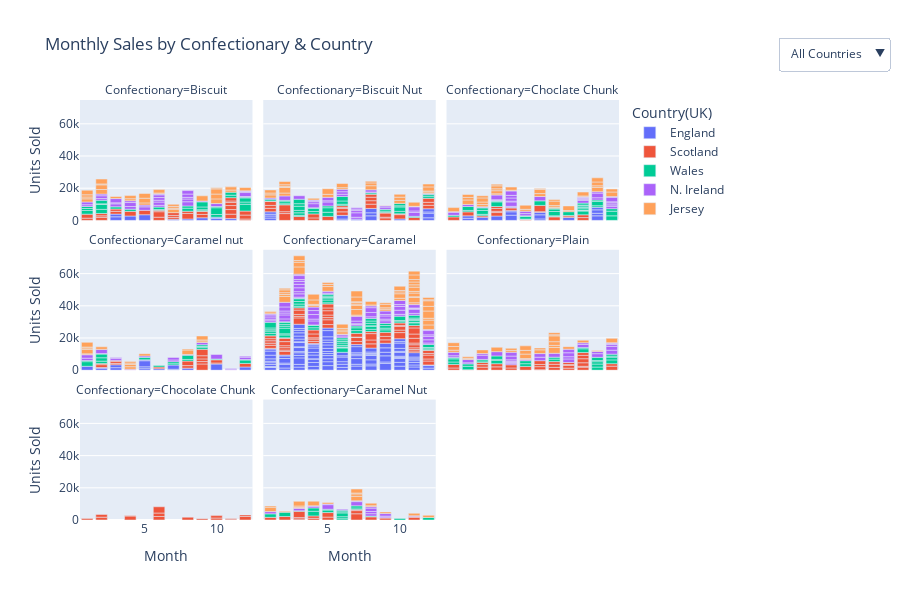

The cell this chart's notebook holds for it:
### Code cell
fig = px.bar(
    df,
    x="Month",
    y="Units Sold",
    color="Country(UK)",
    facet_col="Confectionary",
    facet_col_wrap=3,   # ✅ Wrap after 3 charts to avoid overlap
    title="Monthly Sales by Confectionary & Country"
)

# Rotate facet labels to avoid overlap
for annotation in fig.layout.annotations:
    annotation.textangle = 0

# Increase figure size for clarity
fig.update_layout(
    height=600,
    width=900,
    margin=dict(t=100),
    font=dict(size=12),
    updatemenus=[{
        "buttons": [
            {"method": "update", "label": "All Countries",
             "args": [{"visible": [True]*len(fig.data)}]},
            {"method": "update", "label": "England",
             "args": [{"visible": [trace.name == "England" for trace in fig.data]}]},
            {"method": "update", "label": "Scotland",
             "args": [{"visible": [trace.name == "Scotland" for trace in fig.data]}]},
            {"method": "update", "label": "Wales",
             "args": [{"visible": [trace.name == "Wales" for trace in fig.data]}]},
            {"method": "update", "label": "N. Ireland",
             "args": [{"visible": [trace.name == " N. Ireland" for trace in fig.data]}]},
            {"method": "update", "label": "Jersey",
             "args": [{"visible": [trace.name == "Jersey" for trace in fig.data]}]},
        ],
        "direction": "down",
        "x": 1.5,
        "y": 1.15,
        "showactive": True
    }]
)

fig.show()

### Figure 1 — Plotly figure (JSON) as saved in the notebook; plotly's stock layout.template omitted (floating-point values rounded to 4 significant figures)
{"data": [{"alignmentgroup": "True", "hovertemplate": "Country(UK)=England<br>Confectionary=Biscuit<br>Month=%{x}<br>Units Sold=%{y}<extra></extra>", "legendgroup": "England", "marker": {"color": "#636efa", "pattern": {"shape": ""}}, "name": "England", "offsetgroup": "England", "orientation": "v", "showlegend": true, "textposition": "auto", "type": "bar", "x": [11, 7, 10, 9, 3, 5, 10, 4, 3, 8], "xaxis": "x7", "y": [1118, 708, 1269, 1631, 2240, 3521, 707, 2734, 1659, 888], "yaxis": "y7"}, {"alignmentgroup": "True", "hovertemplate": "Country(UK)=England<br>Confectionary=Biscuit Nut<br>Month=%{x}<br>Units Sold=%{y}<extra></extra>", "legendgroup": "England", "marker": {"color": "#636efa", "pattern": {"shape": ""}}, "name": "England", "offsetgroup": "England", "orientation": "v", "showlegend": false, "textposition": "auto", "type": "bar", "x": [12, 1, 7, 1, 12, 6, 8, 8, 1, 12, 12, 8, 10, 1, 6], "xaxis": "x8", "y": [1619, 1445, 743, 1295, 2852, 831, 2844, 1884, 1094, 819, 1937, 2689, 923, 1496, 2300], "yaxis": "y8"}, {"alignmentgroup": "True", "hovertemplate": "Country(UK)=England<br>Confectionary=Choclate Chunk<br>Month=%{x}<br>Units Sold=%{y}<extra></extra>", "legendgroup": "England", "marker": {"color": "#636efa", "pattern": {"shape": ""}}, "name": "England", "offsetgroup": "England", "orientation": "v", "showlegend": false, "textposition": "auto", "type": "bar", "x": [3, 9, 2, 7, 4, 9, 11, 11, 5, 11, 7, 5, 7, 11, 2, 5], "xaxis": "x9", "y": [2001, 1817, 1326, 944, 2729, null, 2844, 1582, 3245, 2134, 2529, 2109, 1583, 1565, 1496, 866], "yaxis": "y9"}, {"alignmentgroup": "True", "hovertemplate": "Country(UK)=England<br>Confectionary=Caramel nut<br>Month=%{x}<br>Units Sold=%{y}<extra></extra>", "legendgroup": "England", "marker": {"color": "#636efa", "pattern": {"shape": ""}}, "name": "England", "offsetgroup": "England", "orientation": "v", "showlegend": false, "textposition": "auto", "type": "bar", "x": [6, 12, 10, 1, 5, 2, 5, 3, 7, 5, 5, 8, 2, 3, 7], "xaxis": "x4", "y": [923, 2009, 3851, 2431, 952, 1262, 1135, 1582, 598, 3794, 567, 1269, 384, 1808, 2632], "yaxis": "y4"}, {"alignmentgroup": "True", "hovertemplate": "Country(UK)=England<br>Confectionary=Caramel<br>Month=%{x}<br>Units Sold=%{y}<extra></extra>", "legendgroup": "England", "marker": {"color": "#636efa", "pattern": {"shape": ""}}, "name": "England", "offsetgroup": "England", "orientation": "v", "showlegend": false, "textposition": "auto", "type": "bar", "x": [4, 10, 1, 10, 12, 3, 5, 8, 6, 11, 9, 1, 4, 4, 3, 1, 8, 9, 4, 3, 10, 2, 8, 12, 3, 1, 5, 10, 3, 7, 3, 3, 8, 5, 5, 3, 10, 9, 10, 3, 11, 2, 4, 3, 4, 6, 8, 7, 3, 1, 10, 5, 11, 9, 7, 8, 9, 4, 1, 6, 11, 11, 5, 6, 2, 9, 3, 11, 6, 5, 4, 8, 1, 1, 3, 7, 4, 7, 11, 10, 2, 3, 10, 6, 1, 5, 2, 5, 5, 7, 10, 5, 5, 8, 4, 1, 3, 5, 4, 7, 2, 7, 12, 10, 3], "xaxis": "x5", "y": [292, 2518, 1817, 2363, 1295, 1916, 2852, 2729, 1774, 2009, 4251, 218, 2074, 2431, 1702, 257, 1094, 873, 2105, 4026, 2394, 1366, 2632, 1583, 1565, 1249, 2428, 700, 1614, 2559, 723, 2518, 2666, 1830, 1967, 488, 708, 3803, 2321, 2734, 1249, 2228, 200, 388, 2300, 1916, 552, 1135, 1645, 1118, 708, 1269, 1631, 2240, 3521, 707, 2734, 1659, 888, 1619, 1445, 743, 1295, 2852, 831, 2844, 1884, 1094, 819, 1937, 2689, 923, 1496, 2300, 2001, 1817, 1326, 944, 2729, 1874, 2844, 1582, 3245, 2134, 2529, 2109, 1583, 1565, 1496, 866, 923, 2009, 3851, 2431, 952, 1262, 1135, 1582, 598, 3794, 567, 1269, 384, 1808, 2632], "yaxis": "y5"}, {"alignmentgroup": "True", "hovertemplate": "Country(UK)=Scotland<br>Confectionary=Biscuit<br>Month=%{x}<br>Units Sold=%{y}<extra></extra>", "legendgroup": "Scotland", "marker": {"color": "#EF553B", "pattern": {"shape": ""}}, "name": "Scotland", "offsetgroup": "Scotland", "orientation": "v", "showlegend": true, "textposition": "auto", "type": "bar", "x": [11, 2, 2, 6, 11, 9, 12, 2, 6, 7, 1, 1, 3, 11, 5, 11, 11, 9, 4, 11, 6, 3, 8, 7, 8, 12, 7, 12], "xaxis": "x7", "y": [2750, 1899, 941, 1988, 2876, 2072, 853, 1433, 3422, 1190, 1393, 2475, 1731, 2475, 2750, 1899, 941, 1988, 2876, 2072, 853, 1433, 3422, 1190, 1393, 2475, 1731, 2475], "yaxis": "y7"}, {"alignmentgroup": "True", "hovertemplate": "Country(UK)=Scotland<br>Confectionary=Biscuit Nut<br>Month=%{x}<br>Units Sold=%{y}<extra></extra>", "legendgroup": "Scotland", "marker": {"color": "#EF553B", "pattern": {"shape": ""}}, "name": "Scotland", "offsetgroup": "Scotland", "orientation": "v", "showlegend": false, "textposition": "auto", "type": "bar", "x": [6, 10, 12, 2, 12, 9, 5, 9, 1, 10, 3, 9, 1, 2, 6, 8, 8, 2, 11, 4, 12, 9, 8, 6, 4, 1, 8, 6], "xaxis": "x8", "y": [2178, 2671, 2155, 4244, 1865, 1563, 2487, 448, 2181, 490, 2441, 2522, 1790, 1174, 2178, 2671, 2155, 4244, 1865, 1563, 2487, 448, 2181, 490, 2441, 2522, 1790, 1174], "yaxis": "y8"}, {"alignmentgroup": "True", "hovertemplate": "Country(UK)=Scotland<br>Confectionary=Choclate Chunk<br>Month=%{x}<br>Units Sold=%{y}<extra></extra>", "legendgroup": "Scotland", "marker": {"color": "#EF553B", "pattern": {"shape": ""}}, "name": "Scotland", "offsetgroup": "Scotland", "orientation": "v", "showlegend": false, "textposition": "auto", "type": "bar", "x": [8, 4, 4, 10, 3, 1, 2, 4, 9, 6, 7, 4, 10, 7, 5, 9], "xaxis": "x9", "y": [2178, 2151, 787, 1744, 866, 2177, 2487, 1739, 959, 575, 381, 1227, 1734, 3875, 1491, 293], "yaxis": "y9"}, {"alignmentgroup": "True", "hovertemplate": "Country(UK)=Scotland<br>Confectionary=Caramel nut<br>Month=%{x}<br>Units Sold=%{y}<extra></extra>", "legendgroup": "Scotland", "marker": {"color": "#EF553B", "pattern": {"shape": ""}}, "name": "Scotland", "offsetgroup": "Scotland", "orientation": "v", "showlegend": false, "textposition": "auto", "type": "bar", "x": [2, 10, 9, 6, 12, 8, 9, 9, 9, 10, 2, 3, 9, 3, 8, 3], "xaxis": "x4", "y": [1804, 639, 3864, 1055, 2177, 1579, 1496, 1659, 1976, 1967, 639, 853, 3998, 1190, 2826, 663], "yaxis": "y4"}, {"alignmentgroup": "True", "hovertemplate": "Country(UK)=Scotland<br>Confectionary=Caramel<br>Month=%{x}<br>Units Sold=%{y}<extra></extra>", "legendgroup": "Scotland", "marker": {"color": "#EF553B", "pattern": {"shape": ""}}, "name": "Scotland", "offsetgroup": "Scotland", "orientation": "v", "showlegend": false, "textposition": "auto", "type": "bar", "x": [3, 2, 11, 2, 5, 11, 11, 12, 11, 12, 5, 4, 12, 8, 10, 2, 1, 9, 10, 2, 5, 7, 2, 8, 7, 5, 5, 4, 5, 7, 8, 7, 12, 4, 9, 3, 11, 5, 1, 8, 11, 1, 10, 11, 11, 1, 10, 2, 11, 3, 1, 12, 9, 4, 4, 10, 3, 3, 1, 2], "xaxis": "x5", "y": [3945, 2296, 1030, 787, 2155, 918, 1055, 2435, 1901, 1287, 2988, 1303, 2385, 2620, 3801, 1496, 448, 2101, 1535, 1227, 1324, 1954, 2532, 2426, 2441, 1594, 2696, 1393, 1731, 293, 3945, 2296, 1030, 787, 2155, 918, 1055, 2435, 1901, 1287, 2988, 1303, 2385, 2620, 3801, 1496, 448, 2101, 1535, 1227, 1324, 1954, 2532, 2426, 2441, 1594, 2696, 1393, 1731, 293], "yaxis": "y5"}, {"alignmentgroup": "True", "hovertemplate": "Country(UK)=Scotland<br>Confectionary=Plain<br>Month=%{x}<br>Units Sold=%{y}<extra></extra>", "legendgroup": "Scotland", "marker": {"color": "#EF553B", "pattern": {"shape": ""}}, "name": "Scotland", "offsetgroup": "Scotland", "orientation": "v", "showlegend": false, "textposition": "auto", "type": "bar", "x": [10, 1, 3, 10, 9, 5, 6, 5, 10, 10, 3, 9, 4, 8, 7, 7, 3, 8, 9, 9, 7, 7, 4, 1, 12, 12, 8, 10, 10, 2], "xaxis": "x6", "y": [1899, 1376, 1901, 544, 1287, 1385, 2342, 1976, 2181, 2501, 1562, 1666, 2072, 1773, 293, 1899, 1376, 1901, 544, 1287, 1385, 2342, 1976, 2181, 2501, 1562, 1666, 2072, 1773, 293], "yaxis": "y6"}, {"alignmentgroup": "True", "hovertemplate": "Country(UK)=Scotland<br>Confectionary=Chocolate Chunk<br>Month=%{x}<br>Units Sold=%{y}<extra></extra>", "legendgroup": "Scotland", "marker": {"color": "#EF553B", "pattern": {"shape": ""}}, "name": "Scotland", "offsetgroup": "Scotland", "orientation": "v", "showlegend": false, "textposition": "auto", "type": "bar", "x": [6, 6, 9, 2, 1, 12, 4, 8, 12, 11, 11, 10, 2, 6, 10, 4], "xaxis": "x", "y": [2178, 2151, 787, 1744, 866, 2177, 2487, 1739, 959, 575, 381, 1227, 1734, 3875, 1491, 293], "yaxis": "y"}, {"alignmentgroup": "True", "hovertemplate": "Country(UK)=Scotland<br>Confectionary=Caramel Nut<br>Month=%{x}<br>Units Sold=%{y}<extra></extra>", "legendgroup": "Scotland", "marker": {"color": "#EF553B", "pattern": {"shape": ""}}, "name": "Scotland", "offsetgroup": "Scotland", "orientation": "v", "showlegend": false, "textposition": "auto", "type": "bar", "x": [5, 3, 7, 4, 2, 11, 4, 1, 7, 8, 7, 3, 3, 9, 5, 11], "xaxis": "x2", "y": [1804, 639, 3864, 1055, 2177, 1579, 1496, 1659, 1976, 1967, 639, 853, 3998, 1190, 2826, 663], "yaxis": "y2"}, {"alignmentgroup": "True", "hovertemplate": "Country(UK)=Wales<br>Confectionary=Biscuit<br>Month=%{x}<br>Units Sold=%{y}<extra></extra>", "legendgroup": "Wales", "marker": {"color": "#00cc96", "pattern": {"shape": ""}}, "name": "Wales", "offsetgroup": "Wales", "orientation": "v", "showlegend": true, "textposition": "auto", "type": "bar", "x": [12, 10, 9, 1, 8, 8, 1, 3, 11, 9, 2, 6, 2, 10, 9, 2, 2, 11, 4, 1, 12, 6, 10, 12, 12, 9], "xaxis": "x7", "y": [4220, 1686, 259, 2276, 1907, 1350, 1250, 1366, 1520, 711, 2574, 472, 3165, 4220, 1686, 259, 2276, 1907, 1350, 1250, 1366, 1520, 711, 2574, 472, 3165], "yaxis": "y7"}, {"alignmentgroup": "True", "hovertemplate": "Country(UK)=Wales<br>Confectionary=Biscuit Nut<br>Month=%{x}<br>Units Sold=%{y}<extra></extra>", "legendgroup": "Wales", "marker": {"color": "#00cc96", "pattern": {"shape": ""}}, "name": "Wales", "offsetgroup": "Wales", "orientation": "v", "showlegend": false, "textposition": "auto", "type": "bar", "x": [12, 6, 4, 5, 3, 6, 12, 2, 3, 9, 5, 1, 10, 10, 9, 2, 8, 3, 3, 10, 4, 5, 11, 3, 2, 6, 4, 10, 3, 1], "xaxis": "x8", "y": [1321, 888, 1513, 2580, 689, 2021, 1116, 663, 1580, 792, 2811, 280, 1513, 2767, 1085, 1321, 888, 1513, 2580, 689, 2021, 1116, 663, 1580, 792, 2811, 280, 1513, 2767, 1085], "yaxis": "y8"}, {"alignmentgroup": "True", "hovertemplate": "Country(UK)=Wales<br>Confectionary=Choclate Chunk<br>Month=%{x}<br>Units Sold=%{y}<extra></extra>", "legendgroup": "Wales", "marker": {"color": "#00cc96", "pattern": {"shape": ""}}, "name": "Wales", "offsetgroup": "Wales", "orientation": "v", "showlegend": false, "textposition": "auto", "type": "bar", "x": [7, 3, 6, 11, 4, 6, 3, 10, 8, 11, 2, 10, 3, 10, 4, 10, 10, 12, 11, 8, 1, 12, 12, 2, 9, 6, 8, 10, 5, 8, 3, 10, 10, 8], "xaxis": "x9", "y": [2838, 888, 263, 986, 2877, 1570, 2479, 2338, 422, 2659, 880, 360, 1531, 280, 492, 1175, 552, 2838, 888, 263, 986, 2877, 1570, 2479, 2338, 422, 2659, 880, 360, 1531, 280, 492, 1175, 552], "yaxis": "y9"}, {"alignmentgroup": "True", "hovertemplate": "Country(UK)=Wales<br>Confectionary=Caramel nut<br>Month=%{x}<br>Units Sold=%{y}<extra></extra>", "legendgroup": "Wales", "marker": {"color": "#00cc96", "pattern": {"shape": ""}}, "name": "Wales", "offsetgroup": "Wales", "orientation": "v", "showlegend": false, "textposition": "auto", "type": "bar", "x": [12, 8, 2, 1, 7, 7, 5, 6, 2, 2, 9, 1, 9, 12, 8, 10, 9], "xaxis": "x4", "y": [2161, 1006, 1545, 2877, 807, 1250, 1530, 1001, 2087, 2338, 1307, 681, 510, 241, 2665, 472, 1013], "yaxis": "y4"}, {"alignmentgroup": "True", "hovertemplate": "Country(UK)=Wales<br>Confectionary=Caramel<br>Month=%{x}<br>Units Sold=%{y}<extra></extra>", "legendgroup": "Wales", "marker": {"color": "#00cc96", "pattern": {"shape": ""}}, "name": "Wales", "offsetgroup": "Wales", "orientation": "v", "showlegend": false, "textposition": "auto", "type": "bar", "x": [3, 12, 9, 5, 2, 2, 1, 7, 10, 8, 4, 7, 2, 2, 2, 1, 11, 8, 11, 8, 3, 8, 1, 6, 6, 12, 6, 11, 9, 1, 6, 12, 4, 10, 5, 11, 3, 3, 11, 8, 2, 11, 1, 5, 7, 6, 9, 12, 5, 2, 9, 8, 5, 10, 3, 6, 4, 5, 6, 6], "xaxis": "x5", "y": [1006, 367, 1513, 747, 1728, 689, 1570, 1706, 795, 1415, 1372, 1743, 3513, 1259, 1095, 1366, 1598, 1934, 360, 241, 1359, 1531, 807, 2708, 357, 1013, 278, 1158, 1085, 1175, 1006, 367, 1513, 747, 1728, 689, 1570, 1706, 795, 1415, 1372, 1743, 3513, 1259, 1095, 1366, 1598, 1934, 360, 241, 1359, 1531, 807, 2708, 357, 1013, 278, 1158, 1085, 1175], "yaxis": "y5"}, {"alignmentgroup": "True", "hovertemplate": "Country(UK)=Wales<br>Confectionary=Plain<br>Month=%{x}<br>Units Sold=%{y}<extra></extra>", "legendgroup": "Wales", "marker": {"color": "#00cc96", "pattern": {"shape": ""}}, "name": "Wales", "offsetgroup": "Wales", "orientation": "v", "showlegend": false, "textposition": "auto", "type": "bar", "x": [3, 8, 2, 11, 6, 11, 4, 12, 11, 4, 11, 10, 8, 3, 1, 4, 1, 12, 6, 11, 10, 2, 12, 10, 1, 12], "xaxis": "x6", "y": [921, 1545, 2146, 1958, 1706, 1859, 2021, 2342, 1460, 645, 711, null, 1199, 921, 1545, 2146, 1958, 1706, 1859, 2021, 2342, 1460, 645, 711, 766, 1199], "yaxis": "y6"}, {"alignmentgroup": "True", "hovertemplate": "Country(UK)=Wales<br>Confectionary=Caramel Nut<br>Month=%{x}<br>Units Sold=%{y}<extra></extra>", "legendgroup": "Wales", "marker": {"color": "#00cc96", "pattern": {"shape": ""}}, "name": "Wales", "offsetgroup": "Wales", "orientation": "v", "showlegend": false, "textposition": "auto", "type": "bar", "x": [1, 10, 12, 4, 6, 6, 5, 7, 4, 6, 7, 6, 5, 3, 2, 8, 6], "xaxis": "x2", "y": [2161, 1006, 1545, 2877, 807, 1250, 1530, 1001, 2087, 2338, 1307, 681, 510, 241, 2665, 472, 1013], "yaxis": "y2"}, {"alignmentgroup": "True", "hovertemplate": "Country(UK)=N. Ireland<br>Confectionary=Biscuit<br>Month=%{x}<br>Units Sold=%{y}<extra></extra>", "legendgroup": "N. Ireland", "marker": {"color": "#ab63fa", "pattern": {"shape": ""}}, "name": "N. Ireland", "offsetgroup": "N. Ireland", "orientation": "v", "showlegend": true, "textposition": "auto", "type": "bar", "x": [1, 3, 2, 2, 6, 4, 4, 3, 1, 2, 6, 8, 5, 12, 9, 6, 10, 5, 6, 4, 6, 12, 12, 8, 8, 8, 3, 8, 12, 6], "xaxis": "x7", "y": [1101, 1865, 1074, 1683, 1123, 1679, 2460, 635, 1694, 1038, 2039, 2629, 2157, 410, 546, 1101, 1865, 1074, 1683, 1123, 1679, 2460, 635, 1694, 1038, 2039, 2629, 2157, 410, 546], "yaxis": "y7"}, {"alignmentgroup": "True", "hovertemplate": "Country(UK)=N. Ireland<br>Confectionary=Biscuit Nut<br>Month=%{x}<br>Units Sold=%{y}<extra></extra>", "legendgroup": "N. Ireland", "marker": {"color": "#ab63fa", "pattern": {"shape": ""}}, "name": "N. Ireland", "offsetgroup": "N. Ireland", "orientation": "v", "showlegend": false, "textposition": "auto", "type": "bar", "x": [5, 7, 6, 7, 8, 5, 6, 7, 12, 7, 3, 4, 7, 11, 4, 9, 2, 4, 1, 6, 8, 4, 11, 5, 11, 9], "xaxis": "x8", "y": [2470, 1210, 1397, 2791, 562, 727, 1540, 1362, 521, 886, 2156, 2579, 801, 2470, 1210, 1397, 2791, 562, 727, 1540, 1362, 521, 886, 2156, 2579, 801], "yaxis": "y8"}, {"alignmentgroup": "True", "hovertemplate": "Country(UK)=N. Ireland<br>Confectionary=Choclate Chunk<br>Month=%{x}<br>Units Sold=%{y}<extra></extra>", "legendgroup": "N. Ireland", "marker": {"color": "#ab63fa", "pattern": {"shape": ""}}, "name": "N. Ireland", "offsetgroup": "N. Ireland", "orientation": "v", "showlegend": false, "textposition": "auto", "type": "bar", "x": [11, 5, 1, 10, 7, 12, 5, 12, 5, 4, 10, 3, 10, 12, 11, 6, 12, 5, 5, 12, 6, 5, 11, 4, 1, 10, 10, 12, 2, 4], "xaxis": "x9", "y": [1397, 662, 1916, 1642, 2689, 1498, 2747, 877, 521, 341, 641, 432, 554, 1233, 2903, 1397, 662, 1916, 1642, 2689, 1498, 2747, 877, 521, 341, 641, 432, 554, 1233, 2903], "yaxis": "y9"}, {"alignmentgroup": "True", "hovertemplate": "Country(UK)=N. Ireland<br>Confectionary=Caramel nut<br>Month=%{x}<br>Units Sold=%{y}<extra></extra>", "legendgroup": "N. Ireland", "marker": {"color": "#ab63fa", "pattern": {"shape": ""}}, "name": "N. Ireland", "offsetgroup": "N. Ireland", "orientation": "v", "showlegend": false, "textposition": "auto", "type": "bar", "x": [1, 8, 7, 10, 12, 3, 4, 12, 2, 1, 2, 9, 5, 11, 3, 7, 11], "xaxis": "x4", "y": [1493, 362, 1084, 2861, 1498, 1333, 609, 635, 245, 2110, 2628, 1395, 905, 604, 410, 1575, 500], "yaxis": "y4"}, {"alignmentgroup": "True", "hovertemplate": "Country(UK)=N. Ireland<br>Confectionary=Caramel<br>Month=%{x}<br>Units Sold=%{y}<extra></extra>", "legendgroup": "N. Ireland", "marker": {"color": "#ab63fa", "pattern": {"shape": ""}}, "name": "N. Ireland", "offsetgroup": "N. Ireland", "orientation": "v", "showlegend": false, "textposition": "auto", "type": "bar", "x": [1, 12, 4, 2, 3, 8, 3, 11, 8, 9, 4, 2, 8, 3, 11, 3, 9, 11, 6, 12, 7, 12, 6, 3, 2, 2, 7, 11, 2, 4, 1, 12, 4, 3, 5, 8, 11, 3, 12, 7, 10, 3, 7, 1, 10, 10, 5, 12, 10, 9, 3, 4, 9, 9, 5, 1, 1, 6, 10, 2], "xaxis": "x5", "y": [974, 883, 2472, 1823, 662, 1084, 2031, 1138, 2689, 1607, 1114, 2460, 2993, 1362, 2565, 2417, 1038, 591, 1122, 1984, 886, 2156, 905, 2150, 1197, 1233, 571, 260, 2535, 2851, 974, 883, 2472, 1823, 662, 1084, 2031, 1138, 2689, 1607, 1114, 2460, 2993, 1362, 2565, 2417, null, 591, 1122, 1984, 886, 2156, 905, 2150, 1197, 1233, 571, 260, 2535, 2851], "yaxis": "y5"}, {"alignmentgroup": "True", "hovertemplate": "Country(UK)=N. Ireland<br>Confectionary=Plain<br>Month=%{x}<br>Units Sold=%{y}<extra></extra>", "legendgroup": "N. Ireland", "marker": {"color": "#ab63fa", "pattern": {"shape": ""}}, "name": "N. Ireland", "offsetgroup": "N. Ireland", "orientation": "v", "showlegend": false, "textposition": "auto", "type": "bar", "x": [12, 5, 9, 6, 10, 1, 10, 12, 7, 8, 3, 5, 7, 5, 9, 9, 5, 9, 2, 2, 12, 3, 5, 1, 5, 4, 12, 11, 12, 11], "xaxis": "x6", "y": [2470, 958, 2214, 690, 2031, 1138, 980, 2340, 2157, 2420, 2661, 604, 2255, 546, 1368, 2470, 958, 2214, 690, 2031, 1138, 980, 2340, 2157, 2420, 2661, 604, 2255, 546, 1368], "yaxis": "y6"}, {"alignmentgroup": "True", "hovertemplate": "Country(UK)=N. Ireland<br>Confectionary=Caramel Nut<br>Month=%{x}<br>Units Sold=%{y}<extra></extra>", "legendgroup": "N. Ireland", "marker": {"color": "#ab63fa", "pattern": {"shape": ""}}, "name": "N. Ireland", "offsetgroup": "N. Ireland", "orientation": "v", "showlegend": false, "textposition": "auto", "type": "bar", "x": [3, 11, 4, 5, 8, 8, 6, 9, 4, 8, 7, 1, 8, 9, 5, 9, 7], "xaxis": "x2", "y": [1493, 362, 1084, 2861, 1498, 1333, 609, 635, 245, 2110, 2628, 1395, 905, 604, 410, 1575, 500], "yaxis": "y2"}, {"alignmentgroup": "True", "hovertemplate": "Country(UK)=Jersey<br>Confectionary=Biscuit<br>Month=%{x}<br>Units Sold=%{y}<extra></extra>", "legendgroup": "Jersey", "marker": {"color": "#FFA15A", "pattern": {"shape": ""}}, "name": "Jersey", "offsetgroup": "Jersey", "orientation": "v", "showlegend": true, "textposition": "auto", "type": "bar", "x": [1, 7, 1, 7, 4, 1, 11, 10, 11, 6, 10, 10, 11, 2, 2, 4, 6, 7, 10, 7, 5, 3, 5, 12, 2, 2, 9, 10, 1, 5], "xaxis": "x7", "y": [1953, 2141, 1143, 615, 1236, 1372, 1282, 2907, 2071, 579, 2993, 3200, 270, 2844, 2914, 1953, 2141, 1143, 615, 1236, 1372, 1282, 2907, 2071, 579, 2993, 3200, 270, 2844, 2914], "yaxis": "y7"}, {"alignmentgroup": "True", "hovertemplate": "Country(UK)=Jersey<br>Confectionary=Biscuit Nut<br>Month=%{x}<br>Units Sold=%{y}<extra></extra>", "legendgroup": "Jersey", "marker": {"color": "#FFA15A", "pattern": {"shape": ""}}, "name": "Jersey", "offsetgroup": "Jersey", "orientation": "v", "showlegend": false, "textposition": "auto", "type": "bar", "x": [10, 8, 1, 11, 12, 12, 1, 10, 2, 2, 12, 8, 8, 5, 11, 1, 9, 6, 2, 2, 2, 12, 5, 6, 10, 4], "xaxis": "x8", "y": [1858, 2529, 1947, 274, 991, 570, 1118, 2030, 1761, 3446, 2567, 1743, 1010, 1858, 2529, 1947, 274, 991, 570, 1118, 2030, 1761, 3446, 2567, 1743, 1010], "yaxis": "y8"}, {"alignmentgroup": "True", "hovertemplate": "Country(UK)=Jersey<br>Confectionary=Choclate Chunk<br>Month=%{x}<br>Units Sold=%{y}<extra></extra>", "legendgroup": "Jersey", "marker": {"color": "#FFA15A", "pattern": {"shape": ""}}, "name": "Jersey", "offsetgroup": "Jersey", "orientation": "v", "showlegend": false, "textposition": "auto", "type": "bar", "x": [4, 12, 11, 8, 6, 5, 4, 3, 12, 2, 3, 11, 11, 3, 1, 8, 7, 9, 9, 7, 10, 4, 7, 5, 3, 4, 8, 2, 8, 10, 11, 6, 4, 2], "xaxis": "x9", "y": [727, 2844, 2663, 570, 1153, 437, 1956, 1352, 1867, 2807, 1579, 986, 2387, 2567, 2541, 1010, 1806, 727, 2844, 2663, 570, 1153, 437, 1956, 1352, 1867, 2807, 1579, 986, 2387, 2567, 2541, 1010, 1806], "yaxis": "y9"}, {"alignmentgroup": "True", "hovertemplate": "Country(UK)=Jersey<br>Confectionary=Caramel nut<br>Month=%{x}<br>Units Sold=%{y}<extra></extra>", "legendgroup": "Jersey", "marker": {"color": "#FFA15A", "pattern": {"shape": ""}}, "name": "Jersey", "offsetgroup": "Jersey", "orientation": "v", "showlegend": false, "textposition": "auto", "type": "bar", "x": [8, 4, 4, 1, 8, 1, 1, 11, 1, 5, 1, 4, 2, 9, 9, 9, 4], "xaxis": "x4", "y": [2821, 1566, 1465, 555, 602, 2832, 861, null, 547, 1372, 2907, 790, 1596, 986, 606, 2460, 914], "yaxis": "y4"}, {"alignmentgroup": "True", "hovertemplate": "Country(UK)=Jersey<br>Confectionary=Caramel<br>Month=%{x}<br>Units Sold=%{y}<extra></extra>", "legendgroup": "Jersey", "marker": {"color": "#FFA15A", "pattern": {"shape": ""}}, "name": "Jersey", "offsetgroup": "Jersey", "orientation": "v", "showlegend": false, "textposition": "auto", "type": "bar", "x": [11, 6, 3, 7, 12, 9, 10, 3, 11, 3, 11, 12, 11, 11, 8, 9, 11, 9, 12, 1, 2, 10, 4, 7, 11, 7, 11, 5, 2, 1, 10, 11, 12, 7, 11, 7, 5, 12, 12, 6, 7, 7, 11, 9, 12, 10, 10, 8, 2, 4, 7, 4, 6, 4, 12, 6, 2, 3, 5, 2], "xaxis": "x5", "y": [1143, 1514, 4493, 727, 2905, 1142, 1370, 2918, 3450, 1056, 274, 2992, 2327, 991, 602, 861, 2663, 2198, 1153, 678, 3675, 2797, 973, 3495, 1439, 2641, 1767, 2914, 1177, 914, 1143, 1514, 4493, 727, 2905, 1142, 1370, 2918, 3450, 1056, 274, 2992, 2327, 991, 602, 861, 2663, 2198, 1153, 678, 3675, 2797, 973, 3495, 1439, 2641, 1767, 2914, 1177, 914], "yaxis": "y5"}, {"alignmentgroup": "True", "hovertemplate": "Country(UK)=Jersey<br>Confectionary=Plain<br>Month=%{x}<br>Units Sold=%{y}<extra></extra>", "legendgroup": "Jersey", "marker": {"color": "#FFA15A", "pattern": {"shape": ""}}, "name": "Jersey", "offsetgroup": "Jersey", "orientation": "v", "showlegend": false, "textposition": "auto", "type": "bar", "x": [6, 3, 5, 10, 8, 4, 8, 6, 7, 6, 2, 7, 1, 11, 8, 7, 9, 8, 12, 5, 6, 1, 1, 8, 2, 8], "xaxis": "x6", "y": [615, 2301, 1142, 1566, 3627, 2723, 1282, 2797, 2328, 2313, 677, null, 1298, 615, 2301, 1142, 1566, 3627, 2723, 1282, 2797, 2328, 2313, 677, 983, 1298], "yaxis": "y6"}, {"alignmentgroup": "True", "hovertemplate": "Country(UK)=Jersey<br>Confectionary=Caramel Nut<br>Month=%{x}<br>Units Sold=%{y}<extra></extra>", "legendgroup": "Jersey", "marker": {"color": "#FFA15A", "pattern": {"shape": ""}}, "name": "Jersey", "offsetgroup": "Jersey", "orientation": "v", "showlegend": false, "textposition": "auto", "type": "bar", "x": [7, 11, 7, 8, 3, 4, 3, 1, 7, 12, 3, 1, 8, 9, 2, 7, 5], "xaxis": "x2", "y": [2821, 1566, 1465, 555, 602, 2832, 861, 2755, 547, 1372, 2907, 790, 1596, 986, 606, 2460, 914], "yaxis": "y2"}], "layout": {"annotations": [{"font": {}, "showarrow": false, "text": "Confectionary=Chocolate Chunk", "textangle": 0, "x": 0.16, "xanchor": "center", "xref": "paper", "y": 0.2867, "yanchor": "bottom", "yref": "paper"}, {"font": {}, "showarrow": false, "text": "Confectionary=Caramel Nut", "textangle": 0, "x": 0.5, "xanchor": "center", "xref": "paper", "y": 0.2867, "yanchor": "bottom", "yref": "paper"}, {"font": {}, "showarrow": false, "text": "Confectionary=Caramel nut", "textangle": 0, "x": 0.16, "xanchor": "center", "xref": "paper", "y": 0.6433, "yanchor": "bottom", "yref": "paper"}, {"font": {}, "showarrow": false, "text": "Confectionary=Caramel", "textangle": 0, "x": 0.5, "xanchor": "center", "xref": "paper", "y": 0.6433, "yanchor": "bottom", "yref": "paper"}, {"font": {}, "showarrow": false, "text": "Confectionary=Plain", "textangle": 0, "x": 0.84, "xanchor": "center", "xref": "paper", "y": 0.6433, "yanchor": "bottom", "yref": "paper"}, {"font": {}, "showarrow": false, "text": "Confectionary=Biscuit", "textangle": 0, "x": 0.16, "xanchor": "center", "xref": "paper", "y": 1.0, "yanchor": "bottom", "yref": "paper"}, {"font": {}, "showarrow": false, "text": "Confectionary=Biscuit Nut", "textangle": 0, "x": 0.5, "xanchor": "center", "xref": "paper", "y": 1.0, "yanchor": "bottom", "yref": "paper"}, {"font": {}, "showarrow": false, "text": "Confectionary=Choclate Chunk", "textangle": 0, "x": 0.84, "xanchor": "center", "xref": "paper", "y": 1.0, "yanchor": "bottom", "yref": "paper"}], "barmode": "relative", "font": {"size": 12}, "height": 600, "legend": {"title": {"text": "Country(UK)"}, "tracegroupgap": 0}, "margin": {"t": 100}, "title": {"text": "Monthly Sales by Confectionary & Country"}, "updatemenus": [{"buttons": [{"args": [{"visible": [true, true, true, true, true, true, true, true, true, true, true, true, true, true, true, true, true, true, true, true, true, true, true, true, true, true, true, true, true, true, true, true, true, true]}], "label": "All Countries", "method": "update"}, {"args": [{"visible": [true, true, true, true, true, false, false, false, false, false, false, false, false, false, false, false, false, false, false, false, false, false, false, false, false, false, false, false, false, false, false, false, false, false]}], "label": "England", "method": "update"}, {"args": [{"visible": [false, false, false, false, false, true, true, true, true, true, true, true, true, false, false, false, false, false, false, false, false, false, false, false, false, false, false, false, false, false, false, false, false, false]}], "label": "Scotland", "method": "update"}, {"args": [{"visible": [false, false, false, false, false, false, false, false, false, false, false, false, false, true, true, true, true, true, true, true, false, false, false, false, false, false, false, false, false, false, false, false, false, false]}], "label": "Wales", "method": "update"}, {"args": [{"visible": [false, false, false, false, false, false, false, false, false, false, false, false, false, false, false, false, false, false, false, false, false, false, false, false, false, false, false, false, false, false, false, false, false, false]}], "label": "N. Ireland", "method": "update"}, {"args": [{"visible": [false, false, false, false, false, false, false, false, false, false, false, false, false, false, false, false, false, false, false, false, false, false, false, false, false, false, false, true, true, true, true, true, true, true]}], "label": "Jersey", "method": "update"}], "direction": "down", "showactive": true, "x": 1.5, "y": 1.15}], "width": 900, "xaxis": {"anchor": "y", "autorange": true, "domain": [0, 0.32], "range": [0.5, 12.5], "title": {"text": "Month"}, "type": "linear"}, "xaxis2": {"anchor": "y2", "autorange": true, "domain": [0.34, 0.66], "matches": "x", "range": [0.5, 12.5], "title": {"text": "Month"}, "type": "linear"}, "xaxis3": {"anchor": "y3", "domain": [0.68, 1.0], "matches": "x", "title": {"text": "Month"}}, "xaxis4": {"anchor": "y4", "autorange": true, "domain": [0, 0.32], "matches": "x", "range": [0.5, 12.5], "showticklabels": false, "type": "linear"}, "xaxis5": {"anchor": "y5", "autorange": true, "domain": [0.34, 0.66], "matches": "x", "range": [0.5, 12.5], "showticklabels": false, "type": "linear"}, "xaxis6": {"anchor": "y6", "autorange": true, "domain": [0.68, 1.0], "matches": "x", "range": [0.5, 12.5], "showticklabels": false, "type": "linear"}, "xaxis7": {"anchor": "y7", "autorange": true, "domain": [0, 0.32], "matches": "x", "range": [0.5, 12.5], "showticklabels": false, "type": "linear"}, "xaxis8": {"anchor": "y8", "autorange": true, "domain": [0.34, 0.66], "matches": "x", "range": [0.5, 12.5], "showticklabels": false, "type": "linear"}, "xaxis9": {"anchor": "y9", "autorange": true, "domain": [0.68, 1.0], "matches": "x", "range": [0.5, 12.5], "showticklabels": false, "type": "linear"}, "yaxis": {"anchor": "x", "autorange": true, "domain": [0, 0.2867], "range": [0, 74780.0], "title": {"text": "Units Sold"}, "type": "linear"}, "yaxis2": {"anchor": "x2", "autorange": true, "domain": [0, 0.2867], "matches": "y", "range": [0, 74780.0], "showticklabels": false, "type": "linear"}, "yaxis3": {"anchor": "x3", "domain": [0, 0.2867], "matches": "y", "showticklabels": false}, "yaxis4": {"anchor": "x4", "autorange": true, "domain": [0.3567, 0.6433], "matches": "y", "range": [0, 74780.0], "title": {"text": "Units Sold"}, "type": "linear"}, "yaxis5": {"anchor": "x5", "autorange": true, "domain": [0.3567, 0.6433], "matches": "y", "range": [0, 74780.0], "showticklabels": false, "type": "linear"}, "yaxis6": {"anchor": "x6", "autorange": true, "domain": [0.3567, 0.6433], "matches": "y", "range": [0, 74780.0], "showticklabels": false, "type": "linear"}, "yaxis7": {"anchor": "x7", "autorange": true, "domain": [0.7133, 1.0], "matches": "y", "range": [0, 74780.0], "title": {"text": "Units Sold"}, "type": "linear"}, "yaxis8": {"anchor": "x8", "autorange": true, "domain": [0.7133, 1.0], "matches": "y", "range": [0, 74780.0], "showticklabels": false, "type": "linear"}, "yaxis9": {"anchor": "x9", "autorange": true, "domain": [0.7133, 1.0], "matches": "y", "range": [0, 74780.0], "showticklabels": false, "type": "linear"}}}
